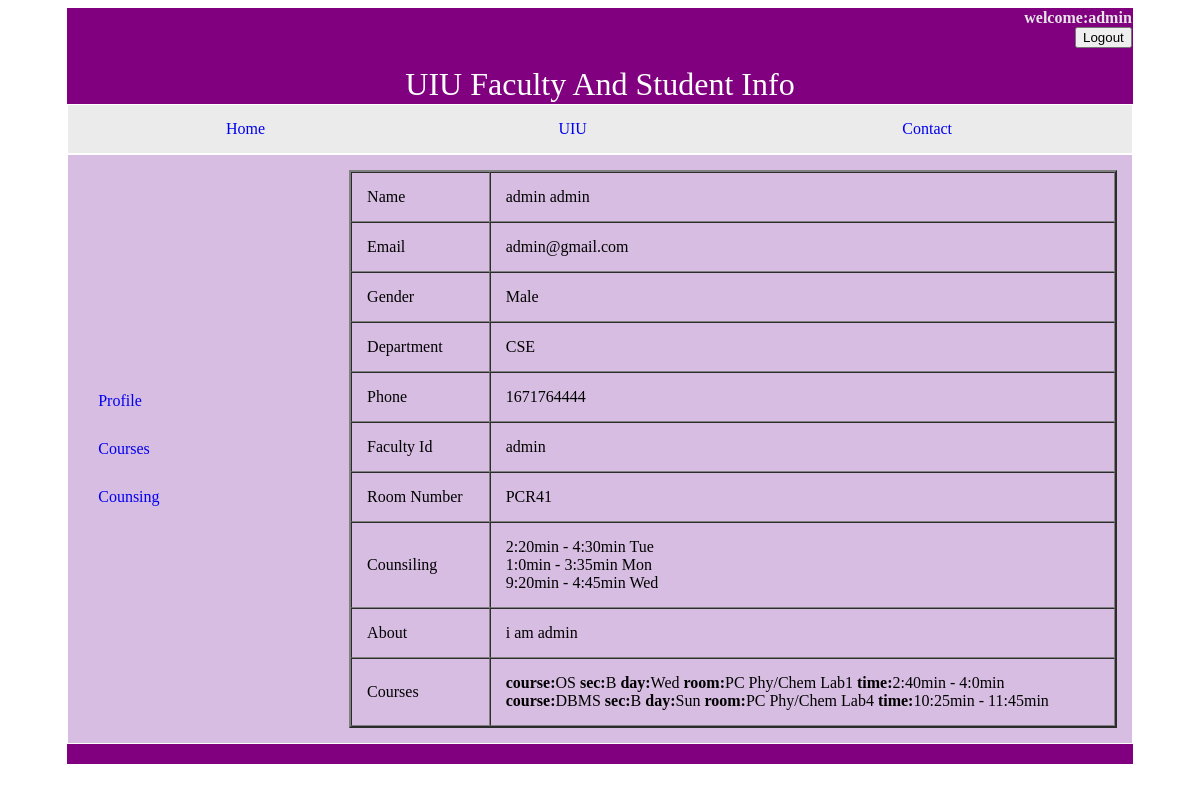
Screenshot of /FacultyMainPage.php?login=success (signed in) with the database file from the repository.
### tables this page shows
CREATE TABLE `faculties` (
  `faculty_id` varchar(6) NOT NULL,
  `user_first` varchar(256) NOT NULL,
  `user_last` varchar(256) NOT NULL,
  `user_email` varchar(256) NOT NULL,
  `user_uid` varchar(256) NOT NULL,
  `user_pwd` varchar(256) NOT NULL,
  `gender` varchar(6) NOT NULL,
  `department_name` varchar(20) NOT NULL,
  `room_number` varchar(30) NOT NULL,
  `phone` varchar(14) NOT NULL,
  `about` varchar(1000) NOT NULL
);

CREATE TABLE `counseling` (
  `faculty_id` varchar(255) NOT NULL,
  `time_slot` varchar(40) NOT NULL,
  `day` varchar(3) NOT NULL
);

CREATE TABLE `facultycoursebridge` (
  `faculty_id` varchar(255) DEFAULT NULL,
  `course_name` varchar(30) DEFAULT NULL,
  `day` varchar(3) NOT NULL,
  `section` varchar(1) NOT NULL,
  `slot_id` varchar(2) NOT NULL,
  `room_number` varchar(30) NOT NULL
);

CREATE TABLE `time_slot` (
  `slot_id` varchar(2) NOT NULL,
  `start_hour` decimal(2,0) DEFAULT NULL,
  `start_minute` decimal(2,0) DEFAULT NULL,
  `end_hour` decimal(2,0) DEFAULT NULL,
  `end_minute` decimal(2,0) DEFAULT NULL
);

### FacultyMainPage.php (the view, shortened to what this page needs)
<?php
include_once('include/dbInc.php');
$id=$_SESSION['u_id'];
?>
<!doctype html>
<html>
<head>
</head>
<body>
<table width="90%" align="center" cellspacing="0" border="0">
    <td height="5px"; bgcolor="purple";
    <p style="color:rgb(230, 230, 230);  text-align:right;  ><a "  ><b><?php echo "welcome:".$_SESSION['u_id'];?>
            <form action="FacultyMainPage.php" method="post"> <button type="submit" name="logout">Logout</button></form></b></p></a></p></td>
    <tbody>
    <tr>
        <td width="50%" align="center" valign="middle" bgcolor="purple" style="font-size: xx-large; color: #FFFFFF;">UIU Faculty And Student Info</td>
    </tr>
    <tr>
        <td align="center" valign="middle"><table width="100%" cellspacing="0" cellpadding="15">
                <tbody>
                <tr>
                    <td bgcolor="#EBEBEB" style="text-align: center"><a href='FacultyMainPage.php'>Home</a>
                    </td>
                    </td>
                    <td bgcolor="#EBEBEB" style="text-align: center"><a href='www.uiu.ac.bd' target="_blank">UIU</a>
                    </td>
                    <td bgcolor="#EBEBEB" style="text-align: center"><a href='contact.php' target="_blank">Contact</a>
                    </td>
                </tr>
                </tbody>
            </table></td>
    <tr>
        <td align="center" valign="middle"><table width="100%" cellspacing="0" cellpadding="15"  bgcolor="#D7BDE2">
                <tbody>
                <tr>
                    <td width="25%"><table width="100%" cellspacing="0" cellpadding="15" bgcolor="#D7BDE2">
                            <tbody>
                            <tr>
                                <td><a href='FacultyProfile.php'>Profile</a></td>
                            </tr>
                            <tr>
                                <td><a href='courseSelect.php'>Courses</a>
                                </td>
                            </tr>
                            <tr>
                                <td><a href='counseling.php'>Counsing</a></td>
                            </tr>
                            </tbody>
                        </table></td>
                    <td width="75%"><table width="100%" border="2" cellpadding="15" cellspacing="0" bgcolor="#D7BDE2">
                            <?php
                            $search_Query = "SELECT * FROM faculties WHERE 	user_uid ='$id'";
                            $search_Result = mysqli_query($con, $search_Query);
                            $row = mysqli_fetch_array($search_Result);
                            ?>
                            <tbody>
                            <tr>
                                <td>Name</td>
                                <td><?php echo $row[1]." ".$row[2];?></td>
                            </tr>
                            <tr>
                                <td>Email</td>
                                <td><?php echo $row[3];?></td>
                            </tr>
                            <tr>
                                <td>Gender</td>
                                <td><?php echo $row[6];?></td>
                            </tr>
                            <tr>
                                <td>Department</td>
                                <td><?php echo $row[7];?></td>
                            </tr>
                            <tr>
                                <td>Phone</td>
                                <td><?php echo $row[9];?></td>
                            </tr>
                            <tr>
                                <td>Faculty Id</td>
                                <td><?php echo $row[0];?></td>
                            </tr>
                            <tr>
                                <td>Room Number</td>
                                <td><?php echo $row[8];?></td>
                            </tr>
                            <tr>
                                <td>Counsiling</td>
                                <?php
                                $rs = mysqli_query($con,"SELECT * FROM `counseling` WHERE faculty_id='$id'") or die ('error getting data.');
                                ?>
                                <td><?php while($row1 = mysqli_fetch_array($rs,MYSQLI_ASSOC)){
                                    echo $row1['time_slot']."   ".$row1['day']."<br>";
                                    }?></td>
                            </tr>
                            <tr>
                                <td>About</td>
                                <td><?php echo $row[10];?></td>
                            </tr>
                            <tr>
                                <td>Courses</td>
                                <td><?php
                                    $rs = mysqli_query($con,"SELECT * FROM `facultycoursebridge` INNER JOIN time_slot ON facultycoursebridge.slot_id=time_slot.slot_id WHERE facultycoursebridge.faculty_id='$id'") or die ('error getting data.');
                                    while($row = mysqli_fetch_array($rs,MYSQLI_ASSOC)){
                                        $slot=$row['start_hour'].":".$row['start_minute']."min - ".$row['end_hour'].":".$row['end_minute']."min";
                                        echo "<b>course:</b>".$row['course_name']."  <b>sec:</b>".$row['section']."  <b>day:</b>".$row['day']."   <b>room:</b>".$row['room_number']."  <b>time:</b>".$slot."<br>";
                                    } ?></td>
                            </tr>
                            </tbody>
                        </table></td>
                </tr>
                </tbody>
            </table></td>
    </tr>
    <tr>
        <td align="center" valign="middle" bgcolor="#800080">&nbsp;</td>
    </tr>
<p>&nbsp;</p>
</body>
</html>

### FacultyMainPage.php (style rules this page uses)
a:link { text-decoration: none; }
body { background-color: #FFFFFF; }
body,td,th { color: #000000; }

### rows the page displays
faculties: user_first "admin", user_last "admin", user_email "admin@gmail.com", gender "Male", department_name "CSE", phone "1671764444", faculty "admin", room_number "PCR41", about "i am admin"
counseling: time_slot "2:20min - 4:30min", day "Tue"
counseling: time_slot "1:0min - 3:35min", day "Mon"
counseling: time_slot "9:20min - 4:45min", day "Wed"
facultycoursebridge: course_name "OS", section "B", day "Wed", room_number "PC Phy/Chem Lab1", slot.end_minute "2:40min - 4:0min"
facultycoursebridge: course_name "DBMS", section "B", day "Sun", room_number "PC Phy/Chem Lab4", slot.end_minute "10:25min - 11:45min"

### other values shown
$_SESSION['u_id'] "admin"
